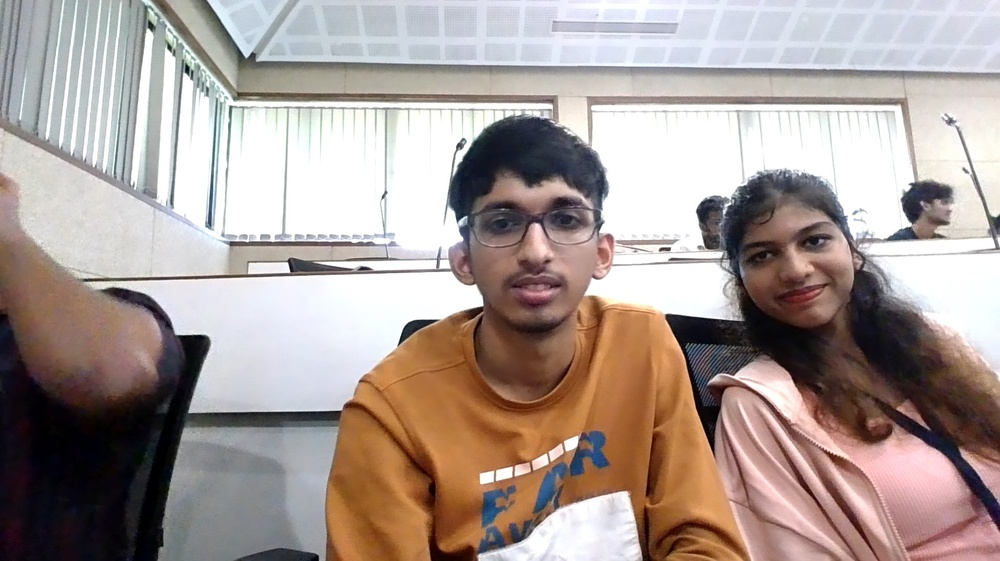
#> input picture backend/test.jpg, 1000 x 561 px, shrunk from 1912 x 1072 before the run
$ python test_face_detector.py test.jpg
#> lines starting #> are read from the running program, lines starting #| are printed output that depends on the picture
import cv2
import sys

# Get the image path from the command line argument
image_path = sys.argv[1]

# The path to the face detector file you just downloaded
cascade_path = 'haarcascade_frontalface_default.xml'

# Create the cascade classifier
face_cascade = cv2.CascadeClassifier(cascade_path)

# Read the image
img = cv2.imread(image_path)
#> img is the input picture: shape (561, 1000, 3); mean B, G, R 150.7, 155.7, 169.4

# Convert to grayscale (required for this detector)
gray = cv2.cvtColor(img, cv2.COLOR_BGR2GRAY)
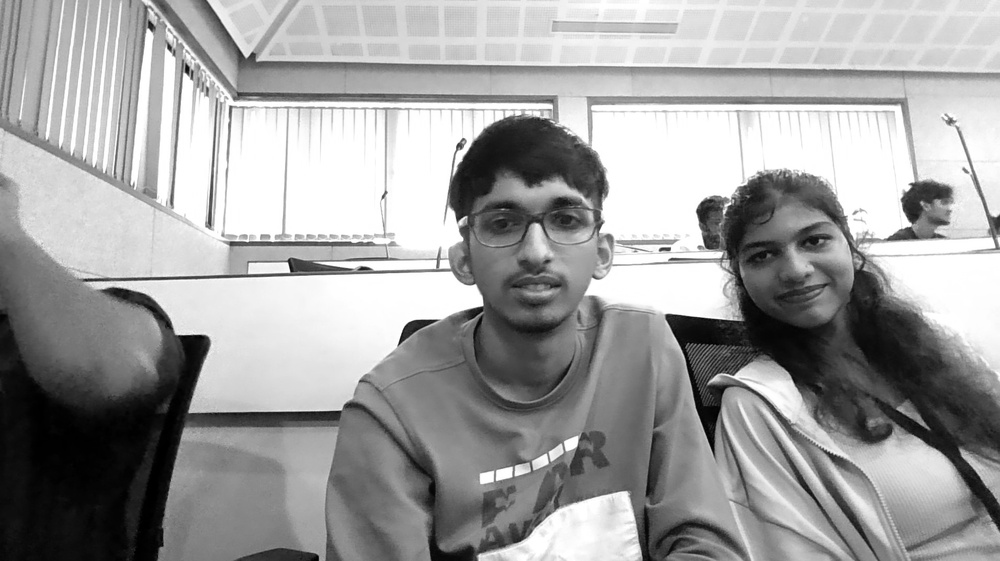
#> gray: shape (561, 1000); min 0, max 255, mean 159.2

# Detect faces
faces = face_cascade.detectMultiScale(gray, 1.1, 4)
#> faces = [[727, 195, 130, 130], [455, 160, 163, 163]]

# Print the result
if len(faces) > 0:
    print("face detected")
else:
    print("no face detected")
